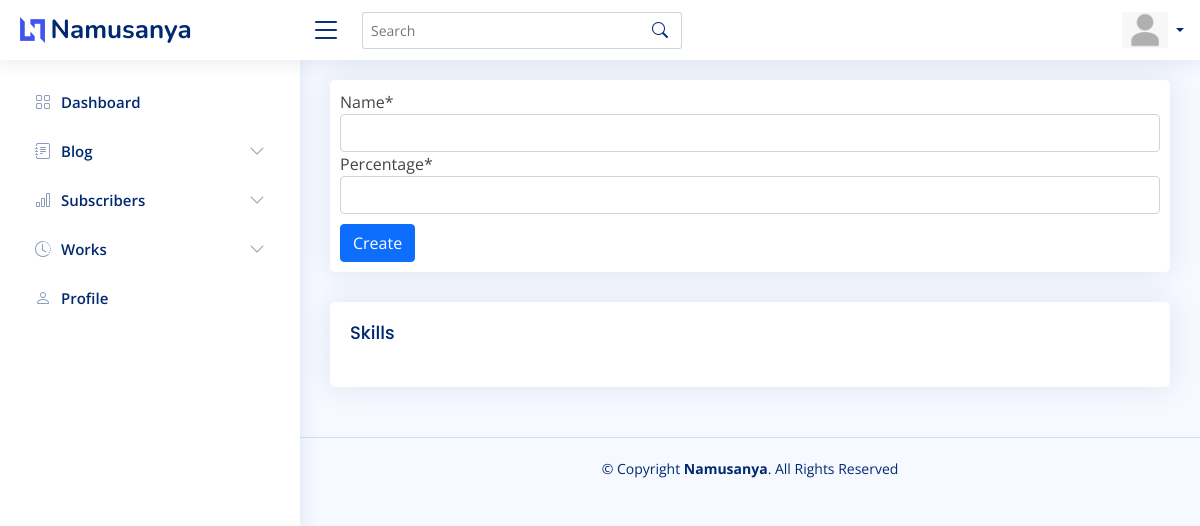
Page /dashboard/skill/create/ on the earlier database version.
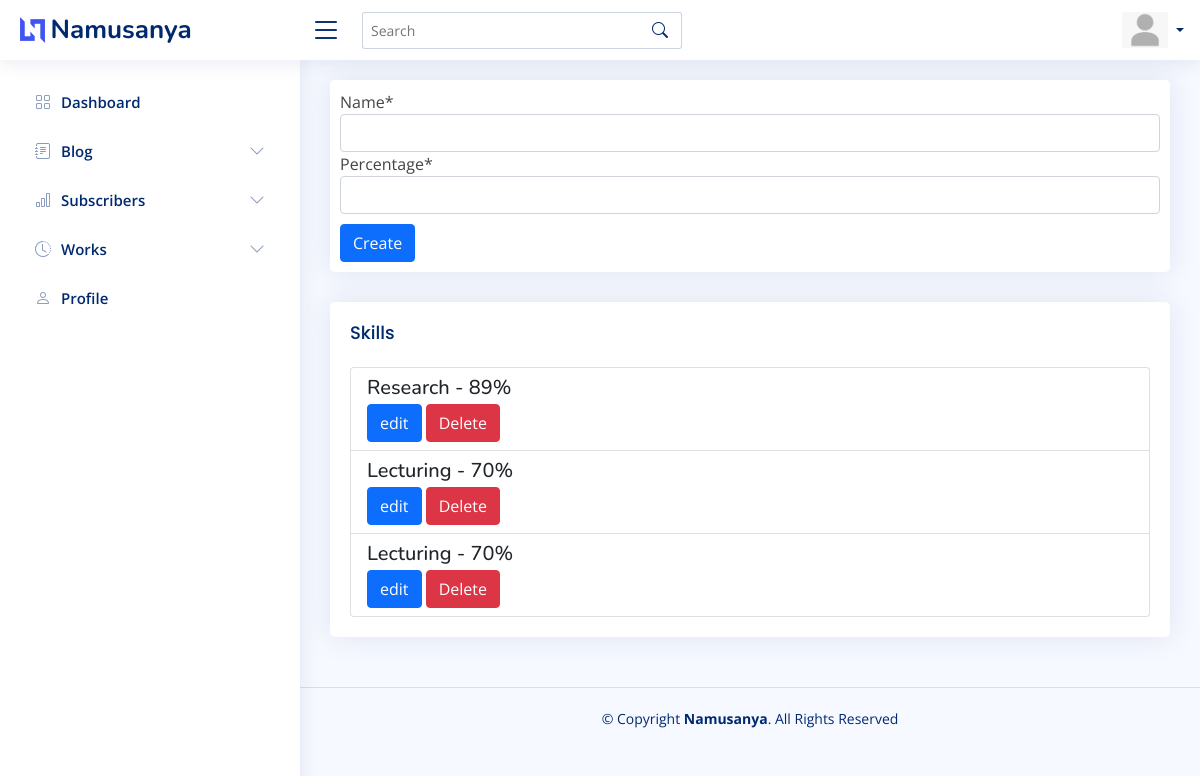
Same page on the later database version.
### posts/models.py (models this page shows, shortened)
class Skill(models.Model):
    name = models.CharField(max_length=255)
    percentage = models.PositiveIntegerField()

### admin_area/views.py (the view)
# urls.py: path("skill/create/", SkillCreateView.as_view(), name="dashboard_skill_create"),
class SkillCreateView(CreateView):
    model = Skill
    template_name = "admin_area/skill_create.html"
    fields = "__all__"
    success_url = "/dashboard/skill/create/"
    def get_context_data(self, **kwargs):
        context = super().get_context_data(**kwargs)
        context["skills"] = Skill.objects.all
        return context

### templates/admin_area/skill_create.html
{% extends "admin_area/base.html" %} {% load static %} {% load crispy_forms_tags %} {% block content %}
<div class="card">
    <form method="POST" style="padding: 10px;" enctype="multipart/form-data">
        {% csrf_token %} {{form.media}}{{ form|crispy }}
        <button type="submit" style="margin-top: 10px;" class="btn btn-primary">Create</button>
    </form>
</div>
<div class="card">
    <div class="card-body">
        <h5 class="card-title">Skills</h5>
        <div class="list-group">
            {% for skill in skills %}
            <li class="list-group-item list-group-item-action" aria-current="true">
                <div class="d-flex w-100 justify-content-between">
                    <h5 class="mb-1">{{skill.name}} - {{skill.percentage}}%</h5>
                </div>
                <a href="{% url 'dashboard_skill_edit' skill.pk %}" class="btn btn-primary">edit</a>
                <a href="{% url 'dashboard_skill_delete' skill.pk %}" class="btn btn-danger">Delete</a>
            </li>
            {% endfor %}
        </div>
    </div>
</div>
{% endblock content %}

Differences in the rows shown:
added Skill: name "Research", percentage "89"
added Skill: name "Lecturing", percentage "70"
added Skill: name "Lecturing", percentage "70"
